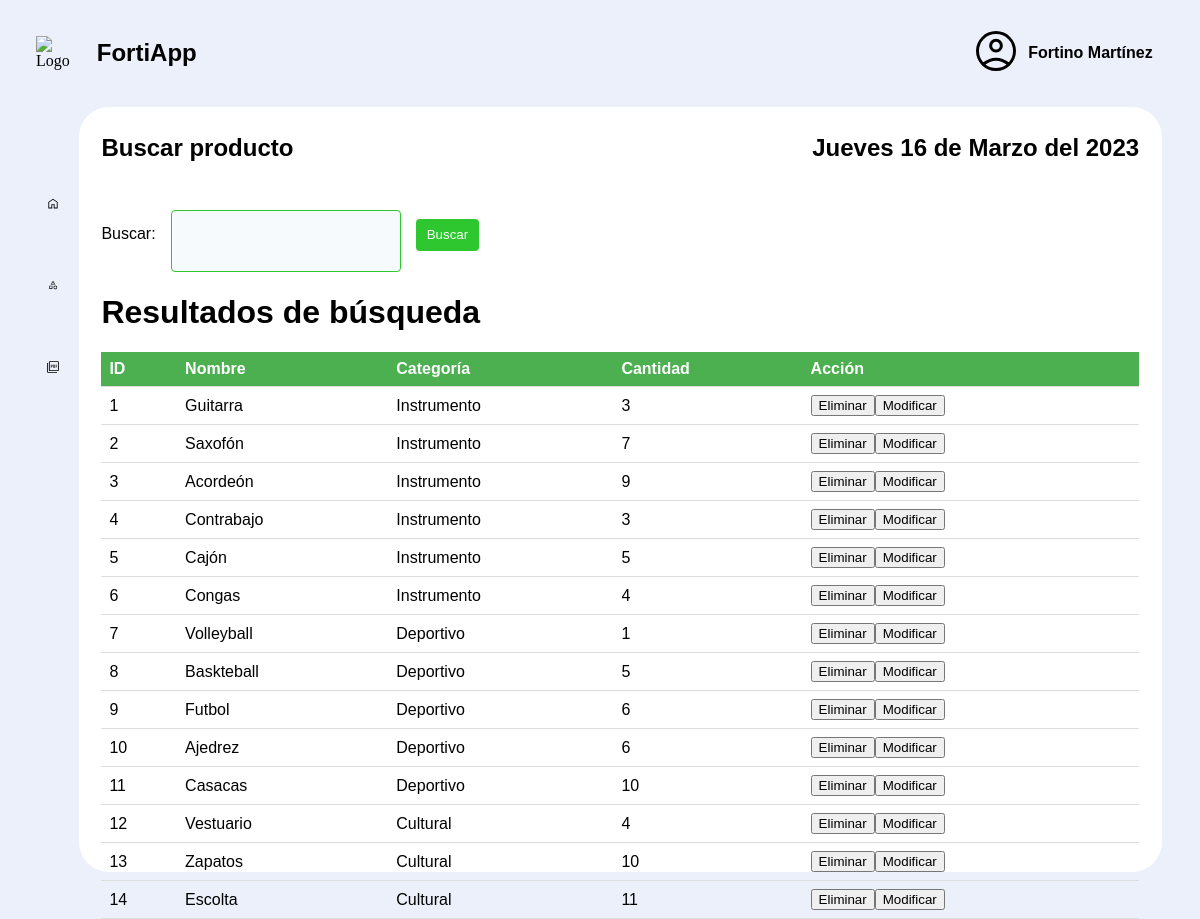
Screenshot of /admin/actions/search.php with the database file from the repository.
### tables this page shows
CREATE TABLE `tbl_productos` (
  `ID_producto` int(11) NOT NULL,
  `nombre` varchar(100) DEFAULT NULL,
  `img` varchar(255) NOT NULL,
  `ID_cat` int(11) DEFAULT NULL,
  `cantidad` bigint(20) DEFAULT NULL
);

### admin/database/bd.php (called while the page is built)
<?php
class BD_PDO
{
	function Ejecutar_Instruccion($instruccion_sql)
	{
		$host = "localhost";
		$usr  = "root";
		$pwd  = "";
		$db   = "forti_app";
		try {
				$conexion = new PDO("mysql:host=$host;dbname=$db;",$usr,$pwd);
			}
		catch(PDOException $e)
			{
		      echo "Failed to get DB handle: " . $e->getMessage();
		      exit;
		    }
		 $query=$conexion->prepare($instruccion_sql);
		if(!$query)
		{
			return "Error al mostrar";
		}
		else
		{
			$query->execute();
			while ($result = $query->fetch())
			    {
			        $rows[] = $result;
			    }
		}
		return $rows;
	}
}

### admin/actions/search.php (the view, shortened to what this page needs)
<?php
$diassemana = array("Domingo", "Lunes", "Martes", "Miercoles", "Jueves", "Viernes", "Sábado");
$meses = array("Enero", "Febrero", "Marzo", "Abril", "Mayo", "Junio", "Julio", "Agosto", "Septiembre", "Octubre", "Noviembre", "Diciembre");
require '../database/bd.php';
$obj = new BD_PDO();
$result = $obj->Ejecutar_Instruccion("select nombres, apellidoP from tbl_admin LIMIT 1");
?>
<!DOCTYPE html>
<html lang="en">
<head>
    <link rel="stylesheet" href="../css/styles.css">
</head>
<body>
    <header class="header">
        <div class="header-left">
            <div class="logo"><img src="../img/logo.svg" alt="Logo"></div>
            <div class="title">FortiApp</div>
        </div>
        <div class="header-right">
            <div class="user"><img src="../img/user.svg" alt="Foto de Usuario"></div>
            <div class="username"><?php echo $result[0]['nombres'] . ' ' . $result[0]['apellidoP']; ?></div>
        </div>
    </header>
    <aside class="aside-left">
        <a href="../index.php" class="home"><img src="../img/home.svg" alt="Icono Inicio"></a>
        <div class="dropdown">
            <button class="prod"><img src="../img/products.svg" alt="Productos"></button>
        </div>
        <a href="pdf.php" class="pdf"><img src="../img/pdf.svg" alt="PDF"></a>
    </aside>
    <main class="main">
        <div class="main-top">
            <div>Buscar producto</div>
            <div><?php echo $diassemana[date('w')] . " " . date('d') . " de " . $meses[date('n') - 1] . " del " . date('Y'); ?></div>
        </div>
        <div class="products-status-1">
            <form action="search.php" class="frm-search" method="post">
                <label class="label-search" for="busqueda">Buscar:</label>
                <div>
                  <input class="form-control" type="text" name="busqueda" id="busqueda">
                </div>
                <input class="btn-search" type="submit" value="Buscar">
            </form>
            <h1>Resultados de búsqueda</h1>
            <?php
            @$nombre = $_POST['busqueda'];
            $conn = mysqli_connect('localhost', 'root', '', 'forti_app');
            $sql = "SELECT * FROM tbl_productos WHERE nombre LIKE '%$nombre%'";
            $resultado = mysqli_query($conn, $sql);
            if (mysqli_num_rows($resultado) > 0) {
                echo "<table>";
                echo "<tr><th>ID</th><th>Nombre</th><th>Categoría</th><th>Cantidad</th><th>Acción</th></tr>";
                while ($fila = mysqli_fetch_assoc($resultado)) {
                    if ($fila['ID_cat'] == 1) {
                        $fila['ID_cat'] = 'Instrumento';
                    } else if ($fila['ID_cat'] == 2) {
                        $fila['ID_cat'] = 'Deportivo';
                    } else if ($fila['ID_cat'] == 3) {
                        $fila['ID_cat'] = 'Cultural';
                    }
                    echo "<tr>";
                    echo "<td>" . $fila['ID_producto'] . "</td>";
                    echo "<td>" . $fila['nombre'] . "</td>";
                    echo "<td>" . $fila['ID_cat'] . "</td>";
                    echo "<td>" . $fila['cantidad'] . "</td>";
                    echo "<td>";
                    echo "<button onclick='eliminar(" . $fila['ID_producto'] . ")'>Eliminar</button>";
                    echo "<button onclick='modificar(" . $fila['ID_producto'] . ")'>Modificar</button>";
                    echo "</td>";
                    echo "</tr>";
                }
                echo "</table>";
            } else {
                echo "No se encontraron resultados.";
            }
            ?>
        </div>
    </main>
</body>
</html>

### admin/css/styles.css (style rules this page uses)
body { background-color: #ebf0fa; display: flex; flex-wrap: wrap; margin: 0 3% 0 3%; }
.header { width: 100%; display: flex; flex-wrap: wrap; margin: 1em 0 1em 0; padding: 1% 1% 1% 0; text-align: center; justify-content: space-between; }
.header-left { display: flex; align-items: center; }
.logo { height: auto; width: auto; float: left; }
.title { font-family: sans-serif; font-size: 1.5em; font-weight: bold; display: flex; flex-wrap: wrap; margin: 0 0 0 18%; }
.header-right { display: flex; align-items: center; }
.user { height: auto; width: auto; float: left; }
.username { font-family: sans-serif; font-size: 1em; font-weight: bold; display: flex; flex-wrap: wrap; margin: 0 0 0 .5em; }
.main { margin: 0 0 0 .8%; height: 45em; width: 92%; border-radius: 30px; background-color: #FFF; padding: 2%; }
.aside-left { height: 50em; width: 3%; float: left; display: flex; flex-direction: column; }
.home { height: auto; width: auto; display: flex; margin: 5em 0 3em 0; flex-wrap: wrap; justify-content: center; border-radius: 50%; border-color: transparent; background-color: transparent; padding: 10px; }
.home>img { width: 100%; height: 100%; }
.pdf { height: auto; width: auto; display: flex; margin: 3em 0 0 0; flex-wrap: wrap; justify-content: center; border-radius: 50%; border-color: transparent; background-color: transparent; padding: 10px; }
.pdf>img { width: 100%; height: 100%; }
.main-top { width: 100%; display: flex; flex-wrap: wrap; margin: 0 0 0 0; padding: .5% 0 0 0; justify-content: space-between; font-size: 1.5em; font-weight: bold; font-family: sans-serif; }
.dropdown { display: inline-block; position: relative; height: auto; width: auto; }
.prod { height: auto; width: auto; display: flex; margin: 0 0 0 0; flex-wrap: wrap; justify-content: center; border-radius: 50%; background-color: #1f1c2e; padding: 10px; }
.prod { height: auto; width: auto; display: flex; margin: 0 0 0 0; flex-wrap: wrap; justify-content: center; border-radius: 50%; border-color: transparent; background-color: transparent; padding: 10px; }
.prod>img { width: 100%; height: 100%; }
.label-search { float: left; margin: 1.4% 0 0 0; }
.btn-search { margin: .8% 0 0 0; height: 4vh; width: 6%; background-color: #2FC72F; color: #fff; border: none; border-radius: 4px; cursor: pointer; }
.form-control { border: 1px solid #2FC72F; background-color: #f7fafc; padding: 10px; border-radius: 4px; width: 20%; height: 40px; font-size: 1em; float: left; margin: 0 1.5% 0 1.5%; }
.products-status-1 { width: 100%; display: flex; flex-wrap: wrap; margin: 3em 0 0 0; font-family: sans-serif; flex-direction: column; }

### admin/actions/search.php (style rules this page uses)
table { border-collapse: collapse; width: 100%; }
th, td { text-align: left; padding: 8px; border-bottom: 1px solid #ddd; }
th { background-color: #4CAF50; color: white; }

### rows the page displays
tbl_productos: ID_producto "1", nombre "Guitarra", ID_cat "Instrumento", cantidad "3"
tbl_productos: ID_producto "2", nombre "Saxofón", ID_cat "Instrumento", cantidad "7"
tbl_productos: ID_producto "3", nombre "Acordeón", ID_cat "Instrumento", cantidad "9"
tbl_productos: ID_producto "4", nombre "Contrabajo", ID_cat "Instrumento", cantidad "3"
tbl_productos: ID_producto "5", nombre "Cajón", ID_cat "Instrumento", cantidad "5"
tbl_productos: ID_producto "6", nombre "Congas", ID_cat "Instrumento", cantidad "4"
tbl_productos: ID_producto "7", nombre "Volleyball", ID_cat "Deportivo", cantidad "1"
tbl_productos: ID_producto "8", nombre "Baskteball", ID_cat "Deportivo", cantidad "5"
tbl_productos: ID_producto "9", nombre "Futbol", ID_cat "Deportivo", cantidad "6"
tbl_productos: ID_producto "10", nombre "Ajedrez", ID_cat "Deportivo", cantidad "6"
tbl_productos: ID_producto "11", nombre "Casacas", ID_cat "Deportivo", cantidad "10"
tbl_productos: ID_producto "12", nombre "Vestuario", ID_cat "Cultural", cantidad "4"
tbl_productos: ID_producto "13", nombre "Zapatos", ID_cat "Cultural", cantidad "10"
tbl_productos: ID_producto "14", nombre "Escolta", ID_cat "Cultural", cantidad "11"

### other values shown
$result[0]['nombres'] "Fortino"
$result[0]['apellidoP'] "Martínez"
